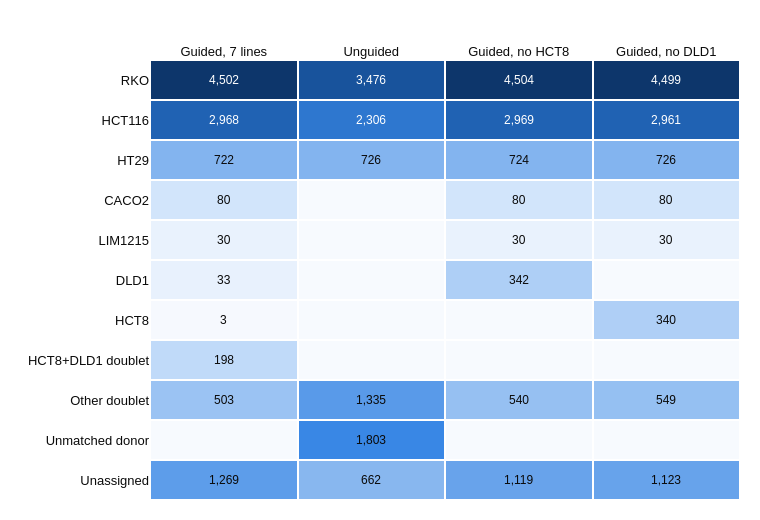

The notebook cell this image was saved under:
### Markdown cell above
## 2. Cells per label, per run

Each cell of the grid is the number of cells a run gave that label. Read across a row to see how one
label changes between runs; read down a column to see one run's composition.

### Code cell
counts = cats.apply(lambda s: s.value_counts()).reindex(CATEGORIES).fillna(0).astype(int)

BLUES = [[0.0, '#f7fafe'], [0.02, '#cde2fb'], [0.15, '#86b6ef'], [0.4, '#3987e5'],
         [0.7, '#1c5cab'], [1.0, '#0d366b']]

def heatmap_annotations(z, x, y, fmt, xref='x', yref='y', dark_above=None):
    vmax = z.max().max() if dark_above is None else dark_above
    notes = []
    for i, row in enumerate(y):
        for j, col in enumerate(x):
            v = z.iloc[i, j]
            if v == 0:
                continue
            notes.append(dict(x=col, y=row, text=fmt(v), showarrow=False, xref=xref, yref=yref,
                              font=dict(size=12, color='white' if v > 0.45 * vmax else '#0b0b0b')))
    return notes

fig = go.Figure(go.Heatmap(
    z=counts.values, x=counts.columns, y=counts.index, colorscale=BLUES, showscale=False,
    xgap=2, ygap=2, hovertemplate='%{y}<br>%{x}: %{z:,} cells<extra></extra>'))
fig.update_layout(
    annotations=heatmap_annotations(counts, counts.columns, counts.index, lambda v: f'{v:,}'),
    yaxis=dict(autorange='reversed'), xaxis=dict(side='top'),
    height=520, width=760, margin=dict(l=150, r=20, t=60, b=20),
    plot_bgcolor='white', paper_bgcolor='white', font=FONT)
fig.show()

### Figure 1 — Plotly figure (JSON) as saved in the notebook; plotly's stock layout.template omitted (floating-point values rounded to 4 significant figures)
{"data": [{"colorscale": [[0.0, "#f7fafe"], [0.02, "#cde2fb"], [0.15, "#86b6ef"], [0.4, "#3987e5"], [0.7, "#1c5cab"], [1.0, "#0d366b"]], "hovertemplate": "%{y}<br>%{x}: %{z:,} cells<extra></extra>", "showscale": false, "type": "heatmap", "x": ["Guided, 7 lines", "Unguided", "Guided, no HCT8", "Guided, no DLD1"], "xgap": 2, "y": ["RKO", "HCT116", "HT29", "CACO2", "LIM1215", "DLD1", "HCT8", "HCT8+DLD1 doublet", "Other doublet", "Unmatched donor", "Unassigned"], "ygap": 2, "z": [[4502, 3476, 4504, 4499], [2968, 2306, 2969, 2961], [722, 726, 724, 726], [80, 0, 80, 80], [30, 0, 30, 30], [33, 0, 342, 0], [3, 0, 0, 340], [198, 0, 0, 0], [503, 1335, 540, 549], [0, 1803, 0, 0], [1269, 662, 1119, 1123]]}], "layout": {"annotations": [{"font": {"color": "white", "size": 12}, "showarrow": false, "text": "4,502", "x": "Guided, 7 lines", "xref": "x", "y": "RKO", "yref": "y"}, {"font": {"color": "white", "size": 12}, "showarrow": false, "text": "3,476", "x": "Unguided", "xref": "x", "y": "RKO", "yref": "y"}, {"font": {"color": "white", "size": 12}, "showarrow": false, "text": "4,504", "x": "Guided, no HCT8", "xref": "x", "y": "RKO", "yref": "y"}, {"font": {"color": "white", "size": 12}, "showarrow": false, "text": "4,499", "x": "Guided, no DLD1", "xref": "x", "y": "RKO", "yref": "y"}, {"font": {"color": "white", "size": 12}, "showarrow": false, "text": "2,968", "x": "Guided, 7 lines", "xref": "x", "y": "HCT116", "yref": "y"}, {"font": {"color": "white", "size": 12}, "showarrow": false, "text": "2,306", "x": "Unguided", "xref": "x", "y": "HCT116", "yref": "y"}, {"font": {"color": "white", "size": 12}, "showarrow": false, "text": "2,969", "x": "Guided, no HCT8", "xref": "x", "y": "HCT116", "yref": "y"}, {"font": {"color": "white", "size": 12}, "showarrow": false, "text": "2,961", "x": "Guided, no DLD1", "xref": "x", "y": "HCT116", "yref": "y"}, {"font": {"color": "#0b0b0b", "size": 12}, "showarrow": false, "text": "722", "x": "Guided, 7 lines", "xref": "x", "y": "HT29", "yref": "y"}, {"font": {"color": "#0b0b0b", "size": 12}, "showarrow": false, "text": "726", "x": "Unguided", "xref": "x", "y": "HT29", "yref": "y"}, {"font": {"color": "#0b0b0b", "size": 12}, "showarrow": false, "text": "724", "x": "Guided, no HCT8", "xref": "x", "y": "HT29", "yref": "y"}, {"font": {"color": "#0b0b0b", "size": 12}, "showarrow": false, "text": "726", "x": "Guided, no DLD1", "xref": "x", "y": "HT29", "yref": "y"}, {"font": {"color": "#0b0b0b", "size": 12}, "showarrow": false, "text": "80", "x": "Guided, 7 lines", "xref": "x", "y": "CACO2", "yref": "y"}, {"font": {"color": "#0b0b0b", "size": 12}, "showarrow": false, "text": "80", "x": "Guided, no HCT8", "xref": "x", "y": "CACO2", "yref": "y"}, {"font": {"color": "#0b0b0b", "size": 12}, "showarrow": false, "text": "80", "x": "Guided, no DLD1", "xref": "x", "y": "CACO2", "yref": "y"}, {"font": {"color": "#0b0b0b", "size": 12}, "showarrow": false, "text": "30", "x": "Guided, 7 lines", "xref": "x", "y": "LIM1215", "yref": "y"}, {"font": {"color": "#0b0b0b", "size": 12}, "showarrow": false, "text": "30", "x": "Guided, no HCT8", "xref": "x", "y": "LIM1215", "yref": "y"}, {"font": {"color": "#0b0b0b", "size": 12}, "showarrow": false, "text": "30", "x": "Guided, no DLD1", "xref": "x", "y": "LIM1215", "yref": "y"}, {"font": {"color": "#0b0b0b", "size": 12}, "showarrow": false, "text": "33", "x": "Guided, 7 lines", "xref": "x", "y": "DLD1", "yref": "y"}, {"font": {"color": "#0b0b0b", "size": 12}, "showarrow": false, "text": "342", "x": "Guided, no HCT8", "xref": "x", "y": "DLD1", "yref": "y"}, {"font": {"color": "#0b0b0b", "size": 12}, "showarrow": false, "text": "3", "x": "Guided, 7 lines", "xref": "x", "y": "HCT8", "yref": "y"}, {"font": {"color": "#0b0b0b", "size": 12}, "showarrow": false, "text": "340", "x": "Guided, no DLD1", "xref": "x", "y": "HCT8", "yref": "y"}, {"font": {"color": "#0b0b0b", "size": 12}, "showarrow": false, "text": "198", "x": "Guided, 7 lines", "xref": "x", "y": "HCT8+DLD1 doublet", "yref": "y"}, {"font": {"color": "#0b0b0b", "size": 12}, "showarrow": false, "text": "503", "x": "Guided, 7 lines", "xref": "x", "y": "Other doublet", "yref": "y"}, {"font": {"color": "#0b0b0b", "size": 12}, "showarrow": false, "text": "1,335", "x": "Unguided", "xref": "x", "y": "Other doublet", "yref": "y"}, {"font": {"color": "#0b0b0b", "size": 12}, "showarrow": false, "text": "540", "x": "Guided, no HCT8", "xref": "x", "y": "Other doublet", "yref": "y"}, {"font": {"color": "#0b0b0b", "size": 12}, "showarrow": false, "text": "549", "x": "Guided, no DLD1", "xref": "x", "y": "Other doublet", "yref": "y"}, {"font": {"color": "#0b0b0b", "size": 12}, "showarrow": false, "text": "1,803", "x": "Unguided", "xref": "x", "y": "Unmatched donor", "yref": "y"}, {"font": {"color": "#0b0b0b", "size": 12}, "showarrow": false, "text": "1,269", "x": "Guided, 7 lines", "xref": "x", "y": "Unassigned", "yref": "y"}, {"font": {"color": "#0b0b0b", "size": 12}, "showarrow": false, "text": "662", "x": "Unguided", "xref": "x", "y": "Unassigned", "yref": "y"}, {"font": {"color": "#0b0b0b", "size": 12}, "showarrow": false, "text": "1,119", "x": "Guided, no HCT8", "xref": "x", "y": "Unassigned", "yref": "y"}, {"font": {"color": "#0b0b0b", "size": 12}, "showarrow": false, "text": "1,123", "x": "Guided, no DLD1", "xref": "x", "y": "Unassigned", "yref": "y"}], "font": {"color": "#0b0b0b", "family": "Arial, sans-serif", "size": 13}, "height": 520, "margin": {"b": 20, "l": 150, "r": 20, "t": 60}, "paper_bgcolor": "white", "plot_bgcolor": "white", "width": 760, "xaxis": {"side": "top"}, "yaxis": {"autorange": "reversed"}}}
